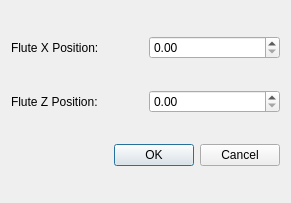
<?xml version="1.0" encoding="UTF-8"?>
<ui version="4.0">
 <class>Dialog</class>
 <widget class="QDialog" name="Dialog">
  <property name="geometry">
   <rect>
    <x>0</x>
    <y>0</y>
    <width>291</width>
    <height>203</height>
   </rect>
  </property>
  <property name="windowTitle">
   <string>Dialog</string>
  </property>
  <layout class="QGridLayout" name="gridLayout">
   <item row="0" column="0">
    <widget class="QLabel" name="label">
     <property name="text">
      <string>Flute X Position:</string>
     </property>
    </widget>
   </item>
   <item row="0" column="1">
    <widget class="QDoubleSpinBox" name="fXPosSpinBox">
     <property name="maximum">
      <double>200.000000000000000</double>
     </property>
    </widget>
   </item>
   <item row="1" column="0">
    <widget class="QLabel" name="label_2">
     <property name="text">
      <string>Flute Z Position:</string>
     </property>
    </widget>
   </item>
   <item row="1" column="1">
    <widget class="QDoubleSpinBox" name="fZPosSpinBox">
     <property name="maximum">
      <double>200.000000000000000</double>
     </property>
    </widget>
   </item>
   <item row="2" column="0" colspan="2">
    <widget class="QDialogButtonBox" name="buttonBox">
     <property name="orientation">
      <enum>Qt::Horizontal</enum>
     </property>
     <property name="standardButtons">
      <set>QDialogButtonBox::Cancel|QDialogButtonBox::Ok</set>
     </property>
    </widget>
   </item>
  </layout>
 </widget>
 <resources/>
 <connections>
  <connection>
   <sender>buttonBox</sender>
   <signal>accepted()</signal>
   <receiver>Dialog</receiver>
   <slot>accept()</slot>
   <hints>
    <hint type="sourcelabel">
     <x>248</x>
     <y>254</y>
    </hint>
    <hint type="destinationlabel">
     <x>157</x>
     <y>274</y>
    </hint>
   </hints>
  </connection>
  <connection>
   <sender>buttonBox</sender>
   <signal>rejected()</signal>
   <receiver>Dialog</receiver>
   <slot>reject()</slot>
   <hints>
    <hint type="sourcelabel">
     <x>316</x>
     <y>260</y>
    </hint>
    <hint type="destinationlabel">
     <x>286</x>
     <y>274</y>
    </hint>
   </hints>
  </connection>
 </connections>
</ui>
